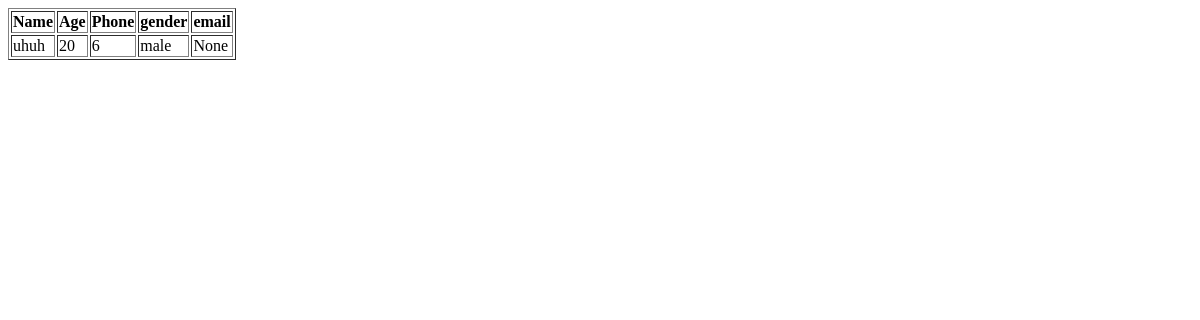
Before: /viewpatient with the older database file.
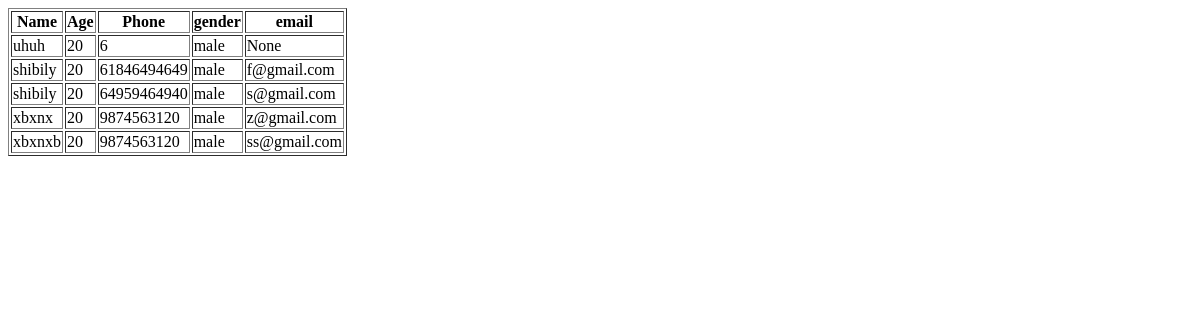
After: the same page with the newer database file.
### braintumourapp/models.py (models this page shows)
class patientmodel(models.Model):
    LOGINID=models.ForeignKey(loginModel,on_delete=models.CASCADE,null=True,blank=True)
    name=models.CharField(max_length=100,null=True,blank=True)
    email=models.CharField(max_length=100,null=True,blank=True)
    phone=models.BigIntegerField(null=True,blank=True)
    age=models.IntegerField(null=True,blank=True)
    gender=models.CharField(max_length=100,null=True,blank=True)

### braintumourapp/views.py (the view)
# urls.py: path('viewpatient',ViewPatients.as_view(),name='viewpatient'),
class ViewPatients(View):
    def get(self,request):
        s=patientmodel.objects.all()
        return render(request,'ADMINISTRATION/viewpatient.html',{'patients':s})

### templates/ADMINISTRATION/viewpatient.html (shortened to what this page needs)
<!DOCTYPE html>
<html lang="en">
<head>
 </head>
<body>
    <table border="1">
    <tr>
        <th>Name</th>
        <th>Age</th>
        <th>Phone</th>
        <th>gender</th>
        <th>email</th>
    </tr>
    {% for i in patients %}
    <tr>
        <td>{{i.name}}</td>
        <td>{{i.age}}</td>
        <td>{{i.phone}}</td>
        <td>{{i.gender}}</td>
        <td>{{i.email}}</td>
    </tr>
    {% endfor %}
    </table>
</body>
</html>

Changed rows visible on the page:
added patientmodel: name "shibily", age "20", phone "61846494649", gender "male", email "f@gmail.com"
added patientmodel: name "shibily", age "20", phone "64959464940", gender "male", email "s@gmail.com"
added patientmodel: name "xbxnx", age "20", phone "9874563120", gender "male", email "z@gmail.com"
added patientmodel: name "xbxnxb", age "20", phone "9874563120", gender "male", email "ss@gmail.com"
